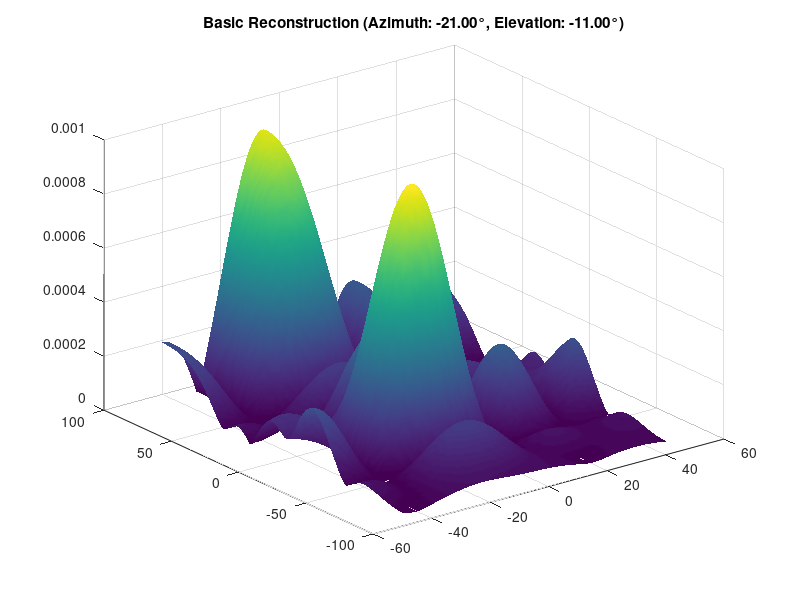

MATLAB code for this plot: (Note: this script raises an error after producing the figure.)
clc;
clear all;
close all;

%% Parameters
N_x = 4; 
N_y = 4; 
N = N_x * N_y; 
D_az = 181;                     
D_el = 91; 
K = 100; % Number of measurements (snapshots)
L = 1; % Number of different incoming signals   (AoAs)
SNR_dB = 10; 
d = 0.7; 

%% Grids
azimuth_angles = linspace(-90, 90, D_az);
elevation_angles = linspace(-45, 45, D_el);

%% Steering vector function for URA
steering_vector_ura = @(theta, phi, N_x, N_y, d) ...
    kron(exp(1j * 2 * pi * d * (0:N_x-1).' * sind(theta)), ...
         exp(1j * 2 * pi * d * (0:N_y-1).' * sind(phi)));

%% Full steering matrix A
A = [];
for phi = elevation_angles
    for theta = azimuth_angles
        A = [A, steering_vector_ura(theta, phi, N_x, N_y, d)];
    end
end

%% Random beamforming matrix W
W = (1 / sqrt(N)) * exp(1j * 2 * pi * rand(N, K));

%% DFT matrix
% F = dftmtx(N);

%% Sensing matrix Phi
Phi = W' * A;

%% Random incoming signals (true AoAs)
true_azimuths = randsample(azimuth_angles, L, false);
true_elevations = randsample(elevation_angles, L, false);

%% Pilot signal
s = ones(1, L);

%% The received signal X
X = zeros(N, 1); % Initialize the received signal
for i = 1:L
    a = steering_vector_ura(true_azimuths(i), true_elevations(i), N_x, N_y, d);
    X = X + a * s(i).';
end

%% Compressed received signal using random beamforming
y_compressed = W' * X;

%% Noisy received signal
SNR = 10^(SNR_dB / 10); 
noise_power = norm(y_compressed, 'fro')^2 / (SNR * K); 
noise = sqrt(noise_power / 2) * (randn(K, 1) + 1j * randn(K, 1)); 
y_noisy_rf_chain = y_compressed + noise;

%% Displaying true AoAs for reference
disp('--------- True AoAs -----------')
disp('True Azimuth Angles (degrees):');
disp(true_azimuths);
disp('True Elevation Angles (degrees):');
disp(true_elevations);

%% Reconstruct it with the simplest mathematical model
basic_reconstruction = pinv(Phi) * y_noisy_rf_chain;
% basic_reconstruction = lsqr(Phi, y_noisy_rf_chain);
% Find indices of maximum values (estimated AoAs)
[~, max_idx] = max(abs(basic_reconstruction));
[estimated_az_idx, estimated_el_idx] = ind2sub([D_az, D_el], max_idx);

basic_reconstruction = reshape(basic_reconstruction, length(azimuth_angles), length(elevation_angles));


% Display the corresponding angles
disp('--------- Basic construction -----------')
disp('Estimated Azimuth Angle:');
disp(azimuth_angles(estimated_az_idx));
disp('Estimated Elevation Angle:');
disp(elevation_angles(estimated_el_idx));

figure;
surf(elevation_angles, azimuth_angles, abs(basic_reconstruction));
title(sprintf('Basic Reconstruction (Azimuth: %.2f°, Elevation: %.2f°)', ...
    azimuth_angles(estimated_az_idx), elevation_angles(estimated_el_idx)));
shading interp
%% Reconstruction with algorithm
max_iter = 10;      
tol = 1e-5;         

x_omp = omp(Phi, y_noisy_rf_chain, max_iter, tol);

% Find indices of maximum values (estimated AoAs)
[~, max_idx] = max(abs(x_omp));
[estimated_az_idx, estimated_el_idx] = ind2sub([D_az, D_el], max_idx);

x_omp_mat = reshape(x_omp, length(azimuth_angles), length(elevation_angles));


% Display the corresponding angles
disp('--------- OMP construction -----------')
disp('Estimated Azimuth Angle:');
disp(azimuth_angles(estimated_az_idx));
disp('Estimated Elevation Angle:');
disp(elevation_angles(estimated_el_idx));

figure;
surf(elevation_angles, azimuth_angles,abs(x_omp_mat));
xlim([min(elevation_angles) max(elevation_angles)])
ylim([min(azimuth_angles) max(azimuth_angles)])
title(sprintf('OMP Reconstruction (Azimuth: %.2f°, Elevation: %.2f°)', ...
    azimuth_angles(estimated_az_idx), elevation_angles(estimated_el_idx)));
shading interp
